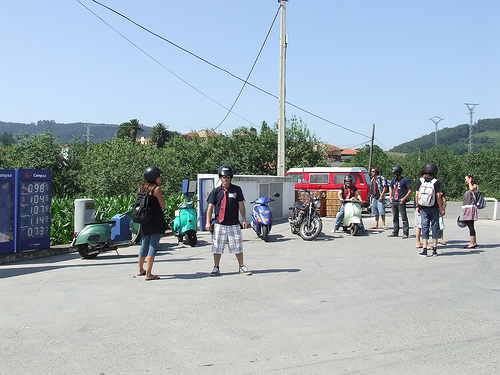
#> input picture 57.jpeg, 500 x 375 px
$ jupyter execute --allow-errors 4-7.ipynb
#> lines starting #> are read from the running program, lines starting #| are printed output that depends on the picture; after the words box and inside, x2 and y2 are one past the last pixel; in counts of white or black regions, pixels touching at a corner belong together
[cell 1]
import numpy as np
import math
import skimage as sk
import matplotlib.pyplot as plt
import cv2 as cv
from skimage.feature import hog
from skimage import io, color


image_name = "person.png"


image = cv.imread(f'{image_name}', cv.IMREAD_GRAYSCALE)
# Convert to numpy array
#> (the rest of this cell did not finish here and is left out)

[cell 2]
# [39 lines left out: functions convolve, prewitt_operator, not called in this run]

#> (the rest of this cell did not finish here and is left out)

[cell 3]
def get_block(area, row_step, col_step, block_size): return area[row_step : row_step + block_size, col_step : col_step + block_size]

# [24 lines left out: function gen_blocks_stacks, not called in this run]

block_size = 8 * 2
#> (the rest of this cell did not finish here and is left out)

[cell 4]
# [55 lines left out: functions draw_line, draw_histogram_block, create_composite_image, not called in this run]

import matplotlib.pyplot as plt

#> (the rest of this cell did not finish here and is left out)

#> (a cell that did not finish here is left out)

[cell 6]
def detect_people(image_path):
    image = cv.imread(image_path)

    # Crear el detector HOG pre-entrenado para la detección de personas
    hog_detector = cv.HOGDescriptor()
    hog_detector.setSVMDetector(cv.HOGDescriptor_getDefaultPeopleDetector())

    locations, confidence = hog_detector.detectMultiScale(image)

    # Dibujar los rectángulos alrededor de las personas detectadas
    for (x, y, w, h) in locations:
        cv.rectangle(image, (x, y), (x + w, y + h), (0, 0, 255), 5)

    image_rgb = cv.cvtColor(image, cv.COLOR_BGR2RGB)

    plt.figure(figsize=(20, 10))
    plt.imshow(image_rgb)
    plt.axis('off')
    plt.show()


image_path = '57.jpeg'
#> image_path = '57.jpeg'
detect_people(image_path)
#> in detect_people, image is the input picture: shape (375, 500, 3); mean B, G, R 181.9, 173.3, 160.3
#> in detect_people, `locations, confidence = hog_detector.detectMultiScale(image)`: locations = [[394, 138, 71, 141], [111, 153, 76, 151], [189, 151, 76, 152]]; confidence = [1.48, 1.77, 1.08]
#> the loop in detect_people, `for (x, y, w, h) in locations:` made 3 passes
#> after the loop in detect_people, `for (x, y, w, h) in locations:`:
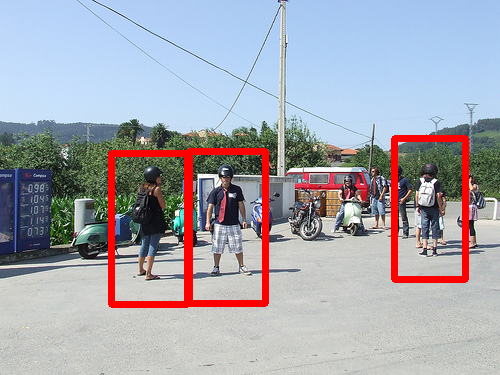
#> image: shape (375, 500, 3); 4.54% of pixels changed, all inside (x1, y1, x2, y2) = (108, 135, 469, 308)


$ run again, with 55.jpeg copied over 57.jpeg
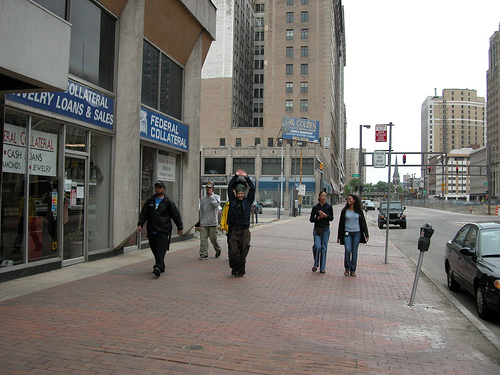
#> input picture 55.jpeg, 500 x 375 px
#> image_path = '57.jpeg'
#> in detect_people, image is the input picture: shape (375, 500, 3); mean B, G, R 116.1, 120.4, 124.4
#> locations = [[202, 153, 75, 149], [125, 165, 68, 137], [319, 164, 68, 135], [285, 151, 73, 146]]; confidence = [2.52, 2.73, 1.17, 0.666]
#> the loop in detect_people, `for (x, y, w, h) in locations:` made 4 passes
#> after the loop in detect_people, `for (x, y, w, h) in locations:`:
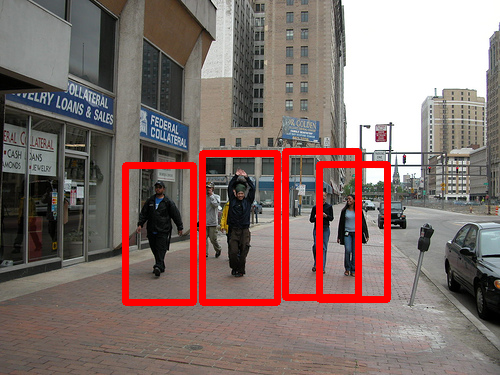
#> image: shape (375, 500, 3); 6.16% of pixels changed, all inside (x1, y1, x2, y2) = (122, 148, 391, 306)
